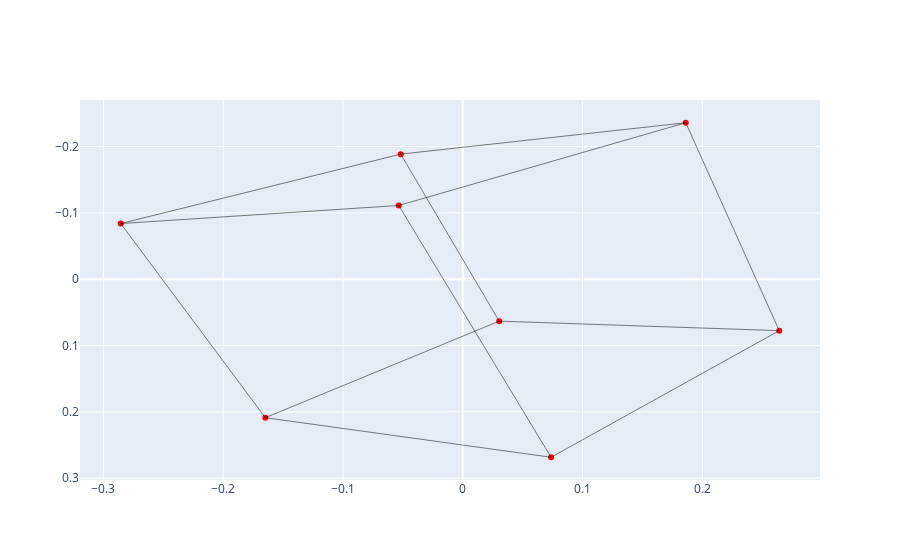

Write notebook code for a chart like this one.
### Code cell
fig = go.Figure()

# Extrinsics are trivial in this case
R = np.eye(3)
t = np.zeros(3)

# Perform projection
nimp = do_projection_onto_norm_img_plane(vertices, extrinsics=(R,t))

fig.add_trace(go.Scatter(
    x=list(nimp[:,0]),
    y=list(nimp[:,1]),
    mode='markers',
    marker=dict(color='red'),
    showlegend=False,
))
for (v1_idx, v2_idx) in edges:
    v1, v2 = nimp[v1_idx, :], nimp[v2_idx, :]
    fig.add_trace(
        go.Scatter(
            x=[v1[0], v2[0]],
            y=[v1[1], v2[1]],
            mode='lines',
            line=dict(color='black', width=0.5),
            showlegend=False,
        )
    )

fig.update_yaxes(autorange='reversed')


fig.show()

### Figure 1 — Plotly figure (JSON) as saved in the notebook; plotly's stock layout.template omitted (floating-point values rounded to 4 significant figures)
{"data": [{"marker": {"color": "red"}, "mode": "markers", "showlegend": false, "type": "scatter", "x": [-0.2855, -0.05343, 0.07374, -0.1648, -0.05179, 0.1862, 0.2642, 0.03042], "y": [-0.08387, -0.1111, 0.2684, 0.2088, -0.1885, -0.2358, 0.07761, 0.06325]}, {"line": {"color": "black", "width": 0.5}, "mode": "lines", "showlegend": false, "type": "scatter", "x": [-0.2855, -0.05343], "y": [-0.08387, -0.1111]}, {"line": {"color": "black", "width": 0.5}, "mode": "lines", "showlegend": false, "type": "scatter", "x": [-0.05343, 0.07374], "y": [-0.1111, 0.2684]}, {"line": {"color": "black", "width": 0.5}, "mode": "lines", "showlegend": false, "type": "scatter", "x": [0.07374, -0.1648], "y": [0.2684, 0.2088]}, {"line": {"color": "black", "width": 0.5}, "mode": "lines", "showlegend": false, "type": "scatter", "x": [-0.1648, -0.2855], "y": [0.2088, -0.08387]}, {"line": {"color": "black", "width": 0.5}, "mode": "lines", "showlegend": false, "type": "scatter", "x": [-0.05179, 0.1862], "y": [-0.1885, -0.2358]}, {"line": {"color": "black", "width": 0.5}, "mode": "lines", "showlegend": false, "type": "scatter", "x": [0.1862, 0.2642], "y": [-0.2358, 0.07761]}, {"line": {"color": "black", "width": 0.5}, "mode": "lines", "showlegend": false, "type": "scatter", "x": [0.2642, 0.03042], "y": [0.07761, 0.06325]}, {"line": {"color": "black", "width": 0.5}, "mode": "lines", "showlegend": false, "type": "scatter", "x": [0.03042, -0.05179], "y": [0.06325, -0.1885]}, {"line": {"color": "black", "width": 0.5}, "mode": "lines", "showlegend": false, "type": "scatter", "x": [-0.2855, -0.05179], "y": [-0.08387, -0.1885]}, {"line": {"color": "black", "width": 0.5}, "mode": "lines", "showlegend": false, "type": "scatter", "x": [-0.05343, 0.1862], "y": [-0.1111, -0.2358]}, {"line": {"color": "black", "width": 0.5}, "mode": "lines", "showlegend": false, "type": "scatter", "x": [0.07374, 0.2642], "y": [0.2684, 0.07761]}, {"line": {"color": "black", "width": 0.5}, "mode": "lines", "showlegend": false, "type": "scatter", "x": [-0.1648, 0.03042], "y": [0.2088, 0.06325]}], "layout": {"yaxis": {"autorange": "reversed"}}}
